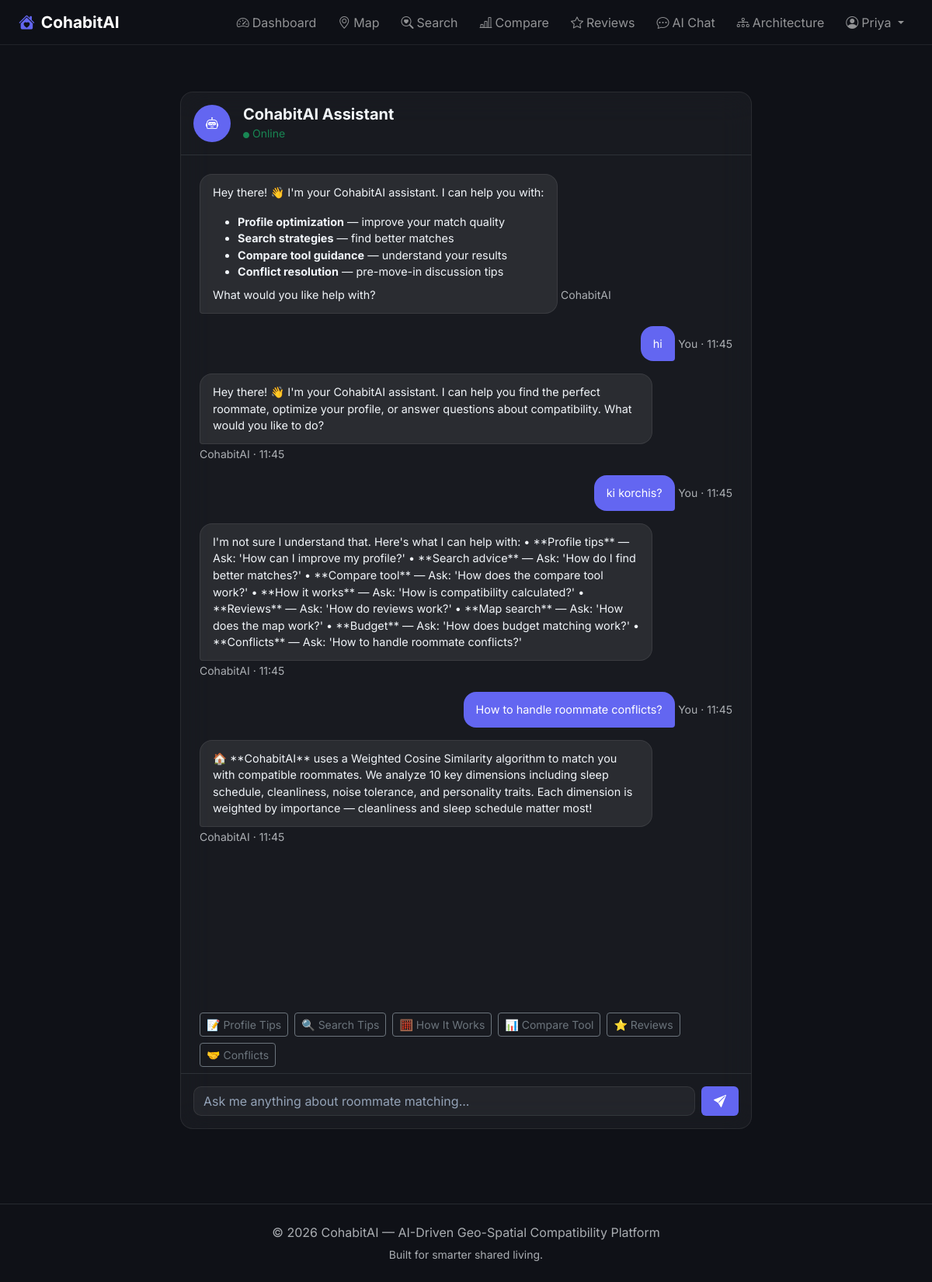
Screenshot of /chatbot (signed in) with the database file from the repository.
### models.py (models this page shows, shortened)
class User(UserMixin, db.Model):
    __tablename__ = 'users'
    id = db.Column(db.Integer, primary_key=True)
    email = db.Column(db.String(120), unique=True, nullable=False)
    password_hash = db.Column(db.String(256), nullable=False)
    full_name = db.Column(db.String(100), nullable=False)
    age = db.Column(db.Integer, nullable=False)
    gender = db.Column(db.String(20), nullable=False)
    occupation = db.Column(db.String(50), nullable=False)  # student / working_professional / freelancer
    phone = db.Column(db.String(15), nullable=True)
    bio = db.Column(db.Text, nullable=True)
    avatar_url = db.Column(db.String(300), nullable=True)
    latitude = db.Column(db.Float, nullable=True)
    longitude = db.Column(db.Float, nullable=True)
    city = db.Column(db.String(100), nullable=True)
    locality = db.Column(db.String(200), nullable=True)
    sleep_schedule = db.Column(db.Integer, nullable=True)       # 1=Early Bird ... 5=Night Owl
    cleanliness = db.Column(db.Integer, nullable=True)          # 1-5
    noise_tolerance = db.Column(db.Integer, nullable=True)      # 1-5
    cooking_frequency = db.Column(db.Integer, nullable=True)    # 1=Never ... 5=Daily
    guest_frequency = db.Column(db.Integer, nullable=True)      # 1=Never ... 5=Very Often
    workout_habit = db.Column(db.Integer, nullable=True)        # 1=Never ... 5=Daily
    introversion_extroversion = db.Column(db.Integer, nullable=True)  # 1=Very Intro ... 5=Very Extro
    communication_style = db.Column(db.Integer, nullable=True)         # 1=Minimal ... 5=Very Open
    conflict_resolution = db.Column(db.Integer, nullable=True)         # 1=Avoidant ... 5=Confrontational
    social_battery = db.Column(db.Integer, nullable=True)              # 1=Needs lots of alone time ... 5=Always social
    budget_min = db.Column(db.Integer, nullable=True)
    budget_max = db.Column(db.Integer, nullable=True)
    smoking = db.Column(db.String(20), nullable=True)           # never / occasionally / regularly
    drinking = db.Column(db.String(20), nullable=True)          # never / occasionally / regularly
    pet_friendly = db.Column(db.Boolean, default=False)
    veg_nonveg = db.Column(db.String(20), nullable=True)        # veg / nonveg / eggetarian / vegan
    gender_preference = db.Column(db.String(20), nullable=True) # male / female / any
    preferred_move_in = db.Column(db.String(30), nullable=True) # immediate / within_month / flexible
    interests = db.Column(db.Text, nullable=True)  # JSON array of strings
    is_looking = db.Column(db.Boolean, default=True)
    profile_complete = db.Column(db.Boolean, default=False)
    created_at = db.Column(db.DateTime, default=datetime.utcnow)
    updated_at = db.Column(db.DateTime, default=datetime.utcnow, onupdate=datetime.utcnow)
    reviews_given = db.relationship('Review', foreign_keys='Review.reviewer_id', backref='reviewer', lazy='dynamic')
    reviews_received = db.relationship('Review', foreign_keys='Review.reviewed_id', backref='reviewed', lazy='dynamic')

class ChatMessage(db.Model):
    __tablename__ = 'chat_messages'
    id = db.Column(db.Integer, primary_key=True)
    user_id = db.Column(db.Integer, db.ForeignKey('users.id'), nullable=False)
    role = db.Column(db.String(10), nullable=False)  # 'user' or 'bot'
    message = db.Column(db.Text, nullable=False)
    created_at = db.Column(db.DateTime, default=datetime.utcnow)
    user = db.relationship('User', backref='chat_messages')

### app.py (the view)
@app.route('/chatbot')
@login_required
def chatbot_view():
    chat_history = ChatMessage.query.filter_by(user_id=current_user.id).order_by(
        ChatMessage.created_at.asc()
    ).limit(50).all()
    return render_template('chatbot.html', chat_history=chat_history)

### app.py (called while the page is built)
@login_manager.user_loader
def load_user(user_id):
    return User.query.get(int(user_id))

### templates/chatbot.html (shortened to what this page needs)
{% extends "base.html" %}
{% block content %}
<section class="py-5" style="margin-top:70px;">
    <div class="container">
        <div class="row justify-content-center">
            <div class="col-lg-8">
                <div class="glass-card p-0 chatbot-container">
                    <div class="chat-header p-3 border-bottom border-secondary border-opacity-25">
                        <div class="d-flex align-items-center gap-3">
                            <div class="avatar-circle bg-accent">
                                <i class="bi bi-robot"></i>
                            </div>
                            <div>
                                <h5 class="fw-bold mb-0">CohabitAI Assistant</h5>
                                <small class="text-success"><i class="bi bi-circle-fill me-1" style="font-size:0.5rem;"></i>Online</small>
                            </div>
                        </div>
                    </div>
                    <div class="chat-messages p-4" id="chatMessages">
                        <div class="chat-bubble bot mb-3">
                            <div class="bubble-content">
                                <p>Hey there! 👋 I'm your CohabitAI assistant. I can help you with:</p>
                                <ul class="mb-2">
                                    <li><strong>Profile optimization</strong> — improve your match quality</li>
                                    <li><strong>Search strategies</strong> — find better matches</li>
                                    <li><strong>Compare tool guidance</strong> — understand your results</li>
                                    <li><strong>Conflict resolution</strong> — pre-move-in discussion tips</li>
                                </ul>
                                <p class="mb-0">What would you like help with?</p>
                            </div>
                            <small class="text-muted">CohabitAI</small>
                        </div>
                        {% for msg in chat_history %}
                        <div class="chat-bubble {{ 'user' if msg.role == 'user' else 'bot' }} mb-3">
                            <div class="bubble-content">{{ msg.message | safe }}</div>
                            <small class="text-muted">{{ 'You' if msg.role == 'user' else 'CohabitAI' }} · {{ msg.created_at.strftime('%H:%M') }}</small>
                        </div>
                        {% endfor %}
                    </div>
                    <div class="quick-actions px-4 pb-2">
                        <div class="d-flex gap-2 flex-wrap">
                            <button class="btn btn-outline-secondary btn-sm quick-q" data-q="How can I improve my profile?">📝 Profile Tips</button>
                            <button class="btn btn-outline-secondary btn-sm quick-q" data-q="How do I find better matches?">🔍 Search Tips</button>
                            <button class="btn btn-outline-secondary btn-sm quick-q" data-q="How does the compatibility algorithm work?">🧮 How It Works</button>
                            <button class="btn btn-outline-secondary btn-sm quick-q" data-q="How does the compare tool work?">📊 Compare Tool</button>
                            <button class="btn btn-outline-secondary btn-sm quick-q" data-q="How do reviews work?">⭐ Reviews</button>
                            <button class="btn btn-outline-secondary btn-sm quick-q" data-q="How to handle roommate conflicts?">🤝 Conflicts</button>
                        </div>
                    </div>
                    <div class="chat-input p-3 border-top border-secondary border-opacity-25">
                        <form id="chatForm" class="d-flex gap-2">
                            <input type="text" id="chatInput" class="form-control glass-input" placeholder="Ask me anything about roommate matching..." autocomplete="off">
                            <button type="submit" class="btn btn-accent px-3">
                                <i class="bi bi-send-fill"></i>
                            </button>
                        </form>
                    </div>
                </div>
            </div>
        </div>
    </div>
</section>
{% endblock %}

### templates/base.html (shortened to what this page needs)
<!DOCTYPE html>
<html lang="en" data-bs-theme="dark">
<head>
    <link href="https://cdn.jsdelivr.net/npm/bootstrap@5.3.2/dist/css/bootstrap.min.css" rel="stylesheet">
    <link href="https://cdn.jsdelivr.net/npm/bootstrap-icons@1.11.2/font/bootstrap-icons.css" rel="stylesheet">
    <link rel="stylesheet" href="https://unpkg.com/leaflet@1.9.4/dist/leaflet.css" />
    <link rel="stylesheet" href="{{ url_for('static', filename='css/style.css') }}">
</head>
<body>
    <nav class="navbar navbar-expand-lg navbar-dark fixed-top glass-nav">
        <div class="container-fluid px-4">
            <a class="navbar-brand fw-bold" href="{{ url_for('index') }}">
                <i class="bi bi-house-heart-fill me-2 text-accent"></i>CohabitAI
            </a>
            <div class="collapse navbar-collapse" id="navbarNav">
                <ul class="navbar-nav ms-auto align-items-center gap-1">
                    {% if current_user.is_authenticated %}
                    <li class="nav-item">
                        <a class="nav-link" href="{{ url_for('dashboard') }}">
                            <i class="bi bi-speedometer2 me-1"></i>Dashboard
                        </a>
                    </li>
                    <li class="nav-item">
                        <a class="nav-link" href="{{ url_for('map_view') }}">
                            <i class="bi bi-geo-alt me-1"></i>Map
                        </a>
                    </li>
                    <li class="nav-item">
                        <a class="nav-link" href="{{ url_for('search_view') }}">
                            <i class="bi bi-search-heart me-1"></i>Search
                        </a>
                    </li>
                    <li class="nav-item">
                        <a class="nav-link" href="{{ url_for('compare_view') }}">
                            <i class="bi bi-bar-chart-line me-1"></i>Compare
                        </a>
                    </li>
                    <li class="nav-item">
                        <a class="nav-link" href="{{ url_for('reviews_view') }}">
                            <i class="bi bi-star me-1"></i>Reviews
                        </a>
                    </li>
                    <li class="nav-item">
                        <a class="nav-link" href="{{ url_for('chatbot_view') }}">
                            <i class="bi bi-chat-dots me-1"></i>AI Chat
                        </a>
                    </li>
                    <li class="nav-item">
                        <a class="nav-link" href="{{ url_for('architecture') }}">
                            <i class="bi bi-diagram-3 me-1"></i>Architecture
                        </a>
                    </li>
                    <li class="nav-item dropdown">
                        <a class="nav-link dropdown-toggle" href="#" role="button" data-bs-toggle="dropdown">
                            <i class="bi bi-person-circle me-1"></i>{{ current_user.full_name.split()[0] }}
                        </a>
                    </li>
                    {% endif %}
                </ul>
            </div>
        </div>
    </nav>
    <main>
        {% block content %}{% endblock %}
    </main>
    <footer class="text-center py-4 mt-5 border-top border-secondary border-opacity-25">
        <div class="container">
            <p class="text-muted mb-1">&copy; 2026 CohabitAI &mdash; AI-Driven Geo-Spatial Compatibility Platform</p>
            <small class="text-muted">Built for smarter shared living.</small>
        </div>
    </footer>
</body>
</html>

### static/css/style.css (style rules this page uses)
:root { --accent: #6366f1; --accent-hover: #818cf8; --accent-glow: rgba(99, 102, 241, 0.3); --bg-dark: #0f1117; --bg-card: rgba(255, 255, 255, 0.04); --bg-card-hover: rgba(255, 255, 255, 0.08); --border-subtle: rgba(255, 255, 255, 0.08); --text-primary: #f1f5f9; --text-muted: #94a3b8; }
* { font-family: 'Inter', -apple-system, BlinkMacSystemFont, sans-serif; }
body { background: var(--bg-dark); color: var(--text-primary); overflow-x: hidden; }
.text-accent { color: var(--accent) !important; }
.bg-accent { background: var(--accent) !important; }
.btn-accent { background: var(--accent); border: none; color: white; transition: all 0.3s; }
.glass-card { background: var(--bg-card); border: 1px solid var(--border-subtle); border-radius: 16px; backdrop-filter: blur(20px); transition: all 0.3s ease; }
.glass-nav { background: rgba(15, 17, 23, 0.85) !important; backdrop-filter: blur(20px); border-bottom: 1px solid var(--border-subtle); padding: 0.5rem 0; }
.glass-nav .navbar-brand { font-size: 1.3rem; }
.glass-input { background: rgba(255, 255, 255, 0.05) !important; border: 1px solid var(--border-subtle) !important; color: var(--text-primary) !important; border-radius: 10px !important; transition: all 0.3s; }
.glass-input::placeholder { color: var(--text-muted) !important; }
.avatar-circle { width: 48px; height: 48px; border-radius: 50%; display: flex; align-items: center; justify-content: center; font-weight: 700; font-size: 1rem; color: white; flex-shrink: 0; }
.chatbot-container { height: calc(100vh - 140px); display: flex; flex-direction: column; border-radius: 16px; overflow: hidden; }
.chat-header { flex-shrink: 0; }
.chat-messages { flex: 1; overflow-y: auto; scroll-behavior: smooth; }
.chat-input { flex-shrink: 0; }
.chat-bubble { max-width: 85%; }
.chat-bubble.user { margin-left: auto; text-align: right; }
.chat-bubble.bot { margin-right: auto; }
.bubble-content { padding: 12px 16px; border-radius: 16px; display: inline-block; text-align: left; font-size: 0.9rem; line-height: 1.5; }
.chat-bubble.user .bubble-content { background: var(--accent); color: white; border-bottom-right-radius: 4px; }
.chat-bubble.bot .bubble-content { background: rgba(255, 255, 255, 0.08); border: 1px solid var(--border-subtle); border-bottom-left-radius: 4px; }
.quick-actions { flex-shrink: 0; }
.glass-nav .nav-link { transition: color .25s, background .25s; border-radius: 8px; padding: 6px 12px !important; }

### rows the page displays
User: full_name "Priya"
ChatMessage: message "hi", role "You", created_at "11:45"
ChatMessage: message "Hey there! 👋 I'm your CohabitAI assistant. I can help you find the perfect roommate, optimize your profile, or answer questions about compatibility. What would you like to do?", role "CohabitAI", created_at "11:45"
ChatMessage: message "ki korchis?", role "You", created_at "11:45"
ChatMessage: message "I'm not sure I understand that. Here's what I can help with: • **Profile tips** — Ask: 'How can I improve my profile?' • **Search advice** — Ask: 'How do I find better matches?' • **Compare tool** — Ask: 'How does the compare tool work?' • **How it works** — Ask: 'How is compatibility calculated?' • **Reviews** — Ask: 'How do reviews work?' • **Map search** — Ask: 'How does the map work?' • **Budget** — Ask: 'How does budget matching work?' • **Conflicts** — Ask: 'How to handle roommate conflicts?'", role "CohabitAI", created_at "11:45"
ChatMessage: message "How to handle roommate conflicts?", role "You", created_at "11:45"
ChatMessage: message "🏠 **CohabitAI** uses a Weighted Cosine Similarity algorithm to match you with compatible roommates. We analyze 10 key dimensions including sleep schedule, cleanliness, noise tolerance, and personality traits. Each dimension is weighted by importance — cleanliness and sleep schedule matter most!", role "CohabitAI", created_at "11:45"
